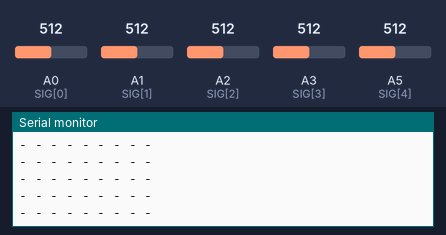
A sketch run on a simulated Arduino Uno, built with avr-gcc and run on an emulated ATmega328P. Parts: the last lines printed to the serial monitor. The test bench sets the inputs (shaded band); at power-on: A0 (SIG[0]) = 512, A1 (SIG[1]) = 512, A2 (SIG[2]) = 512, A3 (SIG[3]) = 512, A5 (SIG[4]) = 512.

Above: at 1.2 s.
1.3 s: A0 (SIG[0]) set to 547
2.8 s: A0 (SIG[0]) set to 568
At 4.1 s:
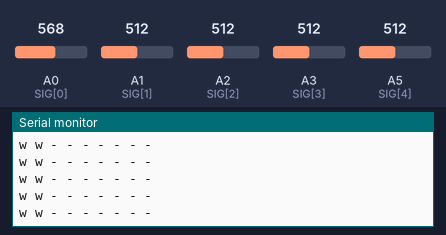
5.8 s: A1 (SIG[1]) set to 553
8.8 s: A1 (SIG[1]) set to 570
At 10.5 s:
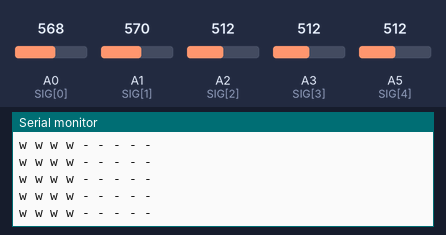
11.8 s: A2 (SIG[2]) set to 552
13.3 s: A2 (SIG[2]) set to 568
At 15.0 s:
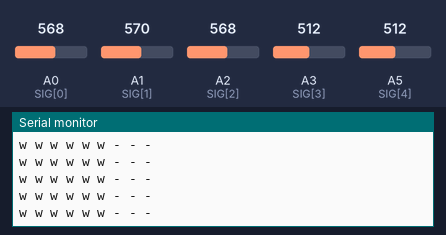

Measured:
- the behaviour switches between 560 and 561 on A0 (SIG[0]) (found by bisection; images 0 and 1)
- the behaviour switches between 560 and 561 on A1 (SIG[1]) (found by bisection; images 1 and 2)
- the behaviour switches between 560 and 561 on A2 (SIG[2]) (found by bisection; images 2 and 3)
- after the input at 2.8 s, the serial monitor: prints a new line after 0.45 s (image 1)
- after the input at 8.8 s, the serial monitor: prints a new line after 0.96 s (image 2)
- after the input at 13.3 s, the serial monitor: prints a new line after 0.80 s (image 3)

The sketch:

MultiplexerTest.ino
```cpp
// Multiplexer control pins
const int S0 = 2;
const int S1 = 3;
const int S2 = 4;
const int S3 = 5;

// Multiplexer signal pins
const int SIG[] = {A0, A1, A2, A3, A5}; // MUX0 to MUX4

// Thresholds for Hall effect sensor (SS49E)
const int NEUTRAL_MIN = 420;
const int NEUTRAL_MAX = 560;

void setup() {
  Serial.begin(9600);

  pinMode(S0, OUTPUT);
  pinMode(S1, OUTPUT);
  pinMode(S2, OUTPUT);
  pinMode(S3, OUTPUT);
}

void loop() {
  for (int row = 0; row < 8; row++) {
    for (int col = 0; col < 9; col++) {
      int index = col * 8 + row; // Column-major indexing
      int mux = index / 16;
      int ch = index % 16;

      selectChannel(ch);
      int value = analogRead(SIG[mux]);

      // Interpret Hall sensor value
      if (value < NEUTRAL_MIN) {
        Serial.print("b"); // Strong south polarity — black piece
      } else if (value > NEUTRAL_MAX) {
        Serial.print("w"); // Strong north polarity — white piece
      } else {
        Serial.print("-"); // Neutral zone — no piece
      }

      Serial.print(col < 8 ? " " : "\n");
    }
  }

  Serial.println(); // Blank line between frames
  delay(1000); // Delay for readability
}

void selectChannel(int channel) {
  digitalWrite(S0, channel & 0x01);
  digitalWrite(S1, (channel >> 1) & 0x01);
  digitalWrite(S2, (channel >> 2) & 0x01);
  digitalWrite(S3, (channel >> 3) & 0x01);
}
```
